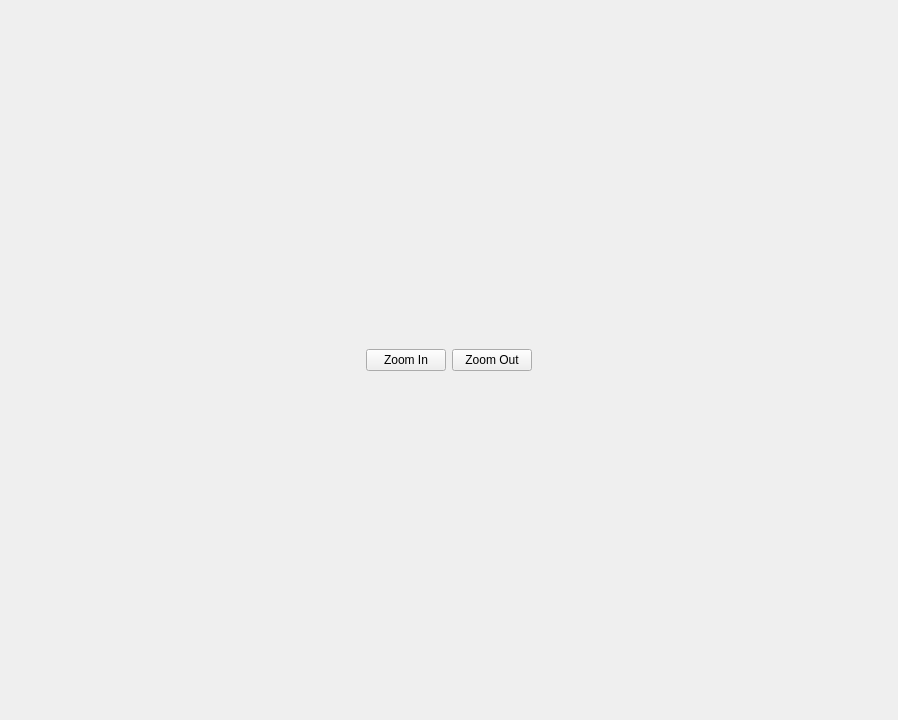
<?xml version="1.0" encoding="UTF-8"?>
<ui version="4.0">
 <class>MainWindow</class>
 <widget class="QMainWindow" name="MainWindow">
  <property name="geometry">
   <rect>
    <x>0</x>
    <y>0</y>
    <width>898</width>
    <height>720</height>
   </rect>
  </property>
  <property name="windowTitle">
   <string>Ballot Inspector</string>
  </property>
  <widget class="QWidget" name="centralwidget">
   <layout class="QVBoxLayout" name="verticalLayout_2">
    <item>
     <layout class="QHBoxLayout" name="horizontalLayout">
      <item>
       <layout class="QHBoxLayout" name="horizontalLayout_3">
        <property name="sizeConstraint">
         <enum>QLayout::SetMinAndMaxSize</enum>
        </property>
        <item>
         <spacer name="horizontalSpacer">
          <property name="orientation">
           <enum>Qt::Horizontal</enum>
          </property>
          <property name="sizeHint" stdset="0">
           <size>
            <width>40</width>
            <height>20</height>
           </size>
          </property>
         </spacer>
        </item>
        <item>
         <widget class="QPushButton" name="zoomIn">
          <property name="enabled">
           <bool>true</bool>
          </property>
          <property name="text">
           <string>Zoom In</string>
          </property>
         </widget>
        </item>
        <item>
         <widget class="QPushButton" name="zoomOut">
          <property name="enabled">
           <bool>true</bool>
          </property>
          <property name="text">
           <string>Zoom Out</string>
          </property>
         </widget>
        </item>
        <item>
         <spacer name="horizontalSpacer_2">
          <property name="orientation">
           <enum>Qt::Horizontal</enum>
          </property>
          <property name="sizeHint" stdset="0">
           <size>
            <width>40</width>
            <height>20</height>
           </size>
          </property>
         </spacer>
        </item>
       </layout>
      </item>
     </layout>
    </item>
    <item>
     <layout class="QHBoxLayout" name="hlImage"/>
    </item>
   </layout>
  </widget>
 </widget>
 <resources/>
 <connections/>
</ui>
